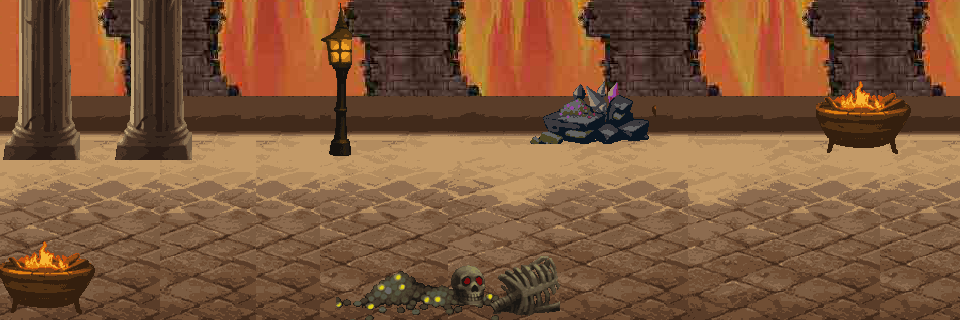

This is a level from a 2D game, rendered from its Tiled map with the project's own tilesets. A one-line summary and the map file follow, with tile-layer data summarised:
An orthogonal 60x20 tile map with 16x16 px tiles, 4 tile layers (bg, good1, good2, good3), 3 tilesets.

<map version="1.0" orientation="orthogonal" width="60" height="20" tilewidth="16" tileheight="16">
 <tileset firstgid="1" name="map2-1" tilewidth="16" tileheight="16">
  <image source="map2-1.png" width="1024" height="1024" />
 </tileset>
 <tileset firstgid="4097" name="i81" tilewidth="16" tileheight="16">
  <image source="i81.png" width="43" height="210" />
 </tileset>
 <tileset firstgid="4123" name="map2-2.png" tilewidth="16" tileheight="16">
  <image source="map2-2.png.png" width="256" height="512" />
 </tileset>
 <layer name="bg" width="60" height="20">
  <data>[1200 cells, 1200 non-empty, 484 distinct tile ids]</data>
 </layer>
 <layer name="good1" width="60" height="20">
  <data>[1200 cells, 156 non-empty, 106 distinct tile ids]</data>
 </layer>
 <layer name="good2" width="60" height="20">
  <data>[1200 cells, 20 non-empty, 20 distinct tile ids]</data>
 </layer>
 <layer name="good3" width="60" height="20">
  <data>[1200 cells, 92 non-empty, 62 distinct tile ids]</data>
 </layer>
</map>